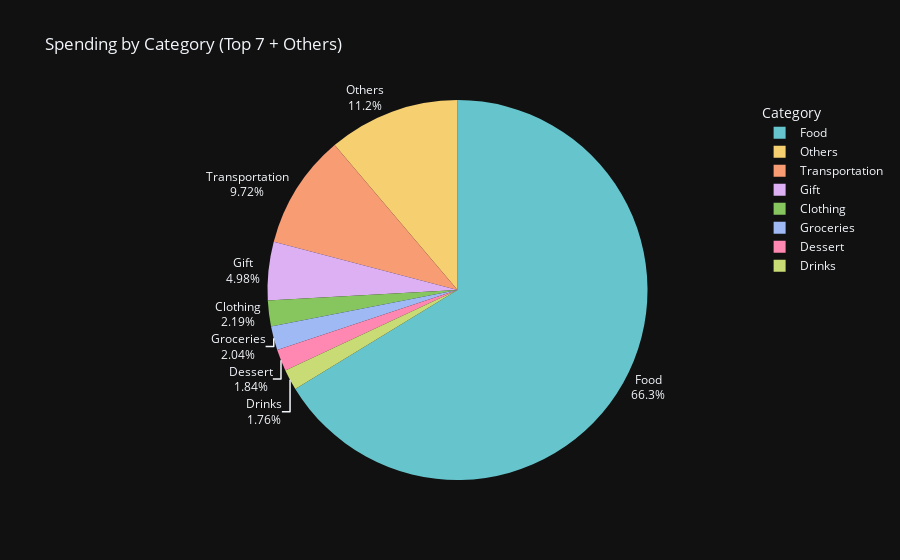

The notebook cell this image was saved under:
### Code cell
# Pie Chart
fig = px.pie(
    PIE_DATA,
    names="Category",
    values="Amount",
    title=f"Spending by Category (Top {TOP_N} + Others)",
    template="plotly_dark",
    color_discrete_sequence=px.colors.qualitative.Pastel
)

fig.update_traces(textinfo="label+percent", textposition="outside")
fig.update_layout(legend_title_text="Category")

fig.show()

### Figure 1 — Plotly figure (JSON) as saved in the notebook; plotly's stock layout.template omitted (floating-point values rounded to 4 significant figures)
{"data": [{"domain": {"x": [0, 1], "y": [0, 1]}, "hovertemplate": "Category=%{label}<br>Amount=%{value}<extra></extra>", "labels": ["Food", "Transportation", "Gift", "Clothing", "Groceries", "Dessert", "Drinks", "Others"], "legendgroup": "", "name": "", "showlegend": true, "textinfo": "label+percent", "textposition": "outside", "type": "pie", "values": [23380.0, 3426.0, 1756.0, 771.8, 718.6, 647.8, 621.6, 3948.0]}], "layout": {"legend": {"title": {"text": "Category"}, "tracegroupgap": 0}, "piecolorway": ["rgb(102, 197, 204)", "rgb(246, 207, 113)", "rgb(248, 156, 116)", "rgb(220, 176, 242)", "rgb(135, 197, 95)", "rgb(158, 185, 243)", "rgb(254, 136, 177)", "rgb(201, 219, 116)", "rgb(139, 224, 164)", "rgb(180, 151, 231)", "rgb(179, 179, 179)"], "title": {"text": "Spending by Category (Top 7 + Others)"}}}
